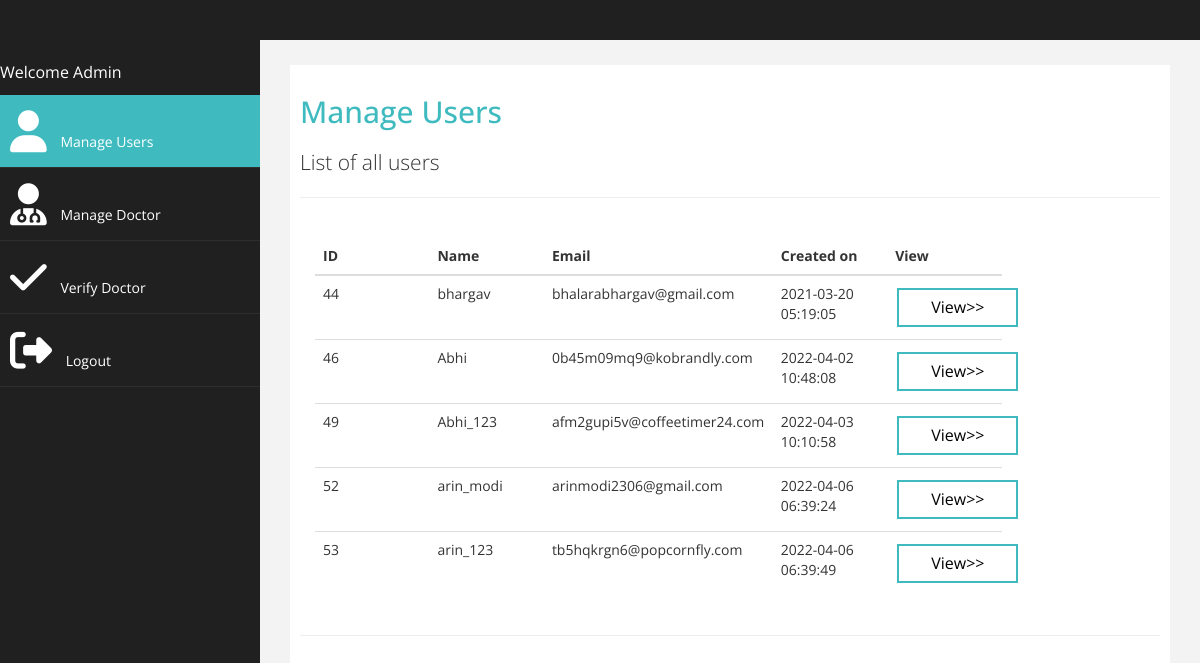
Screenshot of /allusers.php (signed in) with the database file from the repository.
### tables this page shows
CREATE TABLE `user_account` (
  `User_ID` int(255) NOT NULL,
  `User_Name` varchar(40) NOT NULL,
  `User_Email` varchar(40) NOT NULL,
  `User_Pwd` varchar(100) NOT NULL,
  `User_Token` varchar(255) NOT NULL,
  `U_Created` timestamp NOT NULL DEFAULT current_timestamp() ON UPDATE current_timestamp(),
  `U_Updated` timestamp NOT NULL DEFAULT current_timestamp(),
  `U_Valid` varchar(10) NOT NULL
);

### allusers.php (the view, shortened to what this page needs)
<?php
include 'Connect.php';
?>
<!DOCTYPE html>
<html>
  <head>
    <link href="assets/css/bootstrap.css" rel="stylesheet" />
    <link href="assets/css/font-awesome.css" rel="stylesheet" />
    <link href="assets/css/docpanel.css" rel="stylesheet" />
  </head>
  <body>
    <div id="wrapper">
      <br /><br />
      <nav class="navbar-default navbar-side" role="navigation">
        <div class="sidebar-collapse">
          <p style="color:white">Welcome Admin</p>
          <ul class="nav" id="main-menu">
            <li>
              <a class="active-menu" href="allusers.php"><i class="fa fa-user fa-3x"></i> Manage Users</a>
            </li>
            <li>
              <a href="alldoctors.php"><i class="fa fa-user-md fa-3x"></i> Manage Doctor</a>
            </li>
            <li>
              <a class="" href="verifydoc.php"><i class="fa fa-check fa-3x"></i> Verify Doctor</a>
            </li>
            <li>
              <a class="" href="logout.php"><i class="fa fa-sign-out fa-3x"></i> Logout</a>
            </li>
          </ul>
        </div>
      </nav>
    <div id="page-wrapper" >
        <div id="page-inner">
            <div class="row">
                <div class="col-md-12">
                    <h2>Manage Users</h2>
                    <h1 class="lead hidden-xs-down">List of all users</h1>
                    <hr />
                    <div class="col-md-9 col-lg-10 main"><br>
                        <table style="table-layout: fixed; width: 100%" class="table table-hover">
                        <thead>
                            <tr>
                                <th  style=" width: 25%"scope="col">ID</th>
                                <th style=" width: 25%"scope="col">Name</th>
                                <th style=" width: 50%"scope="col">Email</th>
                                <th style=" width: 25%"scope="col">Created on</th>
                                <th style=" width: 25%"scope="col">View </th>
                            </tr>
                        </thead>
                        <tbody>
                            <?php
                                $sql = "SELECT * FROM user_account";
                                $result = mysqli_query($db, $sql);
                                if($result){
                                if(mysqli_num_rows($result) > 0){
                                while($rows=$result->fetch_assoc())
                                {
                                ?>
                                <tr>
                                    <td style="word-wrap: break-word" ><?php echo $rows['User_ID'] ?></td>
                                    <td><?php echo $rows['User_Name']; ?></td>
                                    <td><?php echo $rows['User_Email']; ?></td>
                                    <td><?php echo $rows['U_Created']; ?></td>
                                    <td><a href="viewuser.php?id=<?php echo $rows['User_ID'];?>" class="btscol bts">
                                        <i class="lni lni-trash"></i>View>></a>
                                    </td>
                                </tr>
                                <?php
                                }
  }
}
                            ?>
                        </tbody>
                    </table>
                </div>
            </div>
        </div>
        <hr />
    </div>
</div>
</div>
  </body>
</html>

### assets/css/docpanel.css (style rules this page uses)
body { font-family: "Open Sans", sans-serif; }
#wrapper { width: 100%; background: #202020; }
#page-wrapper { padding: 15px 15px; min-height: 600px; background: #f3f3f3; }
#page-inner { width: 100%; margin: 10px 20px 10px 0px; background-color: #fff !important; padding: 10px; min-height: 1200px; }
h2 { color: #3fbbc0; }
p { font-size: 16px; line-height: 25px; padding-top: 20px; }
.active-menu { background-color: #3fbbc0 !important; }
.sidebar-collapse, .sidebar-collapse .nav { background: none; }
.sidebar-collapse .nav { padding: 0; }
.sidebar-collapse .nav > li > a { color: #fff; background: #202020; text-shadow: none; }
.sidebar-collapse > .nav > li > a { padding: 15px 10px; }
.sidebar-collapse > .nav > li { border-bottom: 1px solid rgba(107, 108, 109, 0.19); }
.navbar-side { border: none; background-color: #202020; }
.navbar-default { border: 0px solid black; }
.nav > li > a > i { margin-right: 10px; }
@media (min-width: 768px) { #page-wrapper { margin: 0 0 0 260px; padding: 15px 30px; min-height: 1200px; } }
@media (min-width: 768px) { .navbar-side { z-index: 1; position: absolute; width: 260px; } }

### allusers.php (style rules this page uses)
.btscol { background-color: #4caf50; border: none; color: white; padding: 6px 32px; text-align: center; text-decoration: none; display: inline-block; font-size: 16px; margin: 4px 2px; transition-duration: 0.4s; cursor: pointer; }
.bts { background-color: white; color: black; border: 2px solid #3fbbc0; }

### rows the page displays
user_account: User_ID "44", User_Name "bhargav", User_Email "bhalarabhargav@gmail.com", U_Created "2021-03-20 05:19:05"
user_account: User_ID "46", User_Name "Abhi", User_Email "0b45m09mq9@kobrandly.com", U_Created "2022-04-02 10:48:08"
user_account: User_ID "49", User_Name "Abhi_123", User_Email "afm2gupi5v@coffeetimer24.com", U_Created "2022-04-03 10:10:58"
user_account: User_ID "52", User_Name "arin_modi", User_Email "arinmodi2306@gmail.com", U_Created "2022-04-06 06:39:24"
user_account: User_ID "53", User_Name "arin_123", User_Email "tb5hqkrgn6@popcornfly.com", U_Created "2022-04-06 06:39:49"
